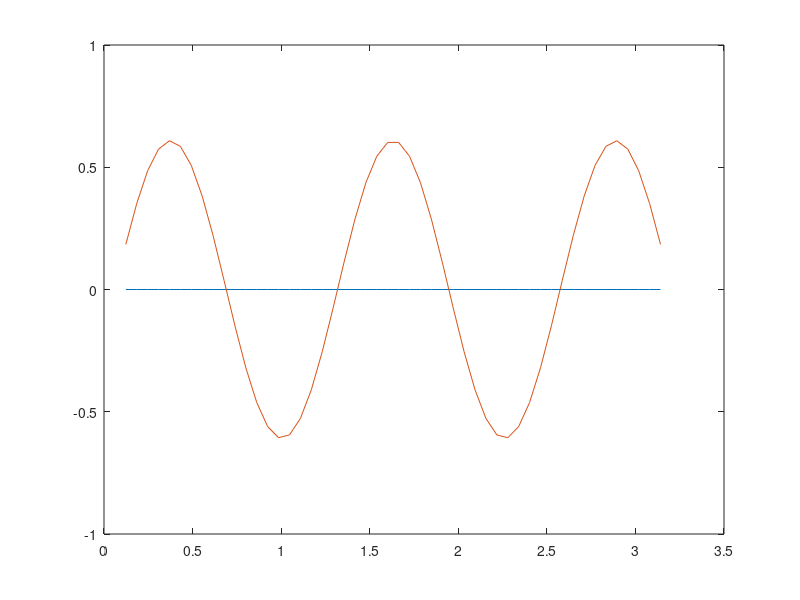

Source code (MATLAB):
k=input('please enter integer value for k (1 is recommended): ');
multiple_t=input('please enter a multiple for t: ');
multiple_x=input('please enter a multiple for n: ');
L=pi;
T=10;
t=10*multiple_t; %Number of points in time, not counting the 2 boundary points
N=10*multiple_x; %Number of points in space, not counting the point at t=0
del_x=L/(N+1); %N+1 is number of segments in space
del_t=T/(t+1) ; %t+1 is number of segments in time
D=0.1; 
%row is for time
%column is for space
gamma=(D*del_t)/(del_x)^2;
a=(gamma+1)*ones(t+1,N);         
b=[zeros(t+1,1),(-gamma/2)*ones(t+1,N-1)];
c=(-gamma/2)*ones(t+1,N-1);
alpha_1=a(:,1);
alpha=[alpha_1,zeros(t+1,N-1)];
u=[zeros(t+1,1),zeros(t+1,N),zeros(t+1,1)];
right_side=zeros(t+1,N);
x_j=zeros(1,N);
t_j=zeros(1,t);
%u_exact=
  

for A=2:N+1  
    u(1,A)=sin(k*(del_x*(A-1))); % this computes the condition at t=0 along space direction
    x_j(A-1)=A*del_x;
    t_j(A-1)=A*del_t;
end


for E=1:t+1     %E is index for time (E=1 is t=0)
    for j=2:N+1   %j is index for space 
        right_side(E,j-1)=(gamma/2)*u(E,j-1)+(1-gamma)*u(E,j)+(gamma/2)*u(E,j+1);
        
    end
    
g=[right_side(:,1),zeros(t+1,N-1)];
   

    for C=2:N
        alpha(E,C)=a(E,C)-((b(E,C)*c(E,C-1))/alpha(E,C-1)); 
         g(E,C)=right_side(E,C)-((b(E,C)*g(E,C-1))/alpha(E,C-1));   
    end
    
u(E+1,N+1)=g(E,N)/alpha(E,N); %N+1 is the point right behind the boundary point

    for F=N:-1:2
        u(E+1,F)=(g(E ,F-1)-(c(E,F-1)*u(E+1,F+1)))/alpha(E,F-1);
    end
    
end
%time=input('Please enter the point of time you want to look at:' )
%time_point=round(time/del_t);
time_slice=t_j(t);
u_exact=(exp(-D*(k^2)*time_slice))*sin(k*x_j);
plot(x_j,u_exact)
hold 
plot(x_j,u(2,[2:N+1]))
error_indiv=zeros(1,N);
for F=1:N
    error_indiv(F)=abs((u(t,F+1)-u_exact(F))-u_exact(F));
end
error= (1/N)*sum(error_indiv)
    
        

     
        
    
 